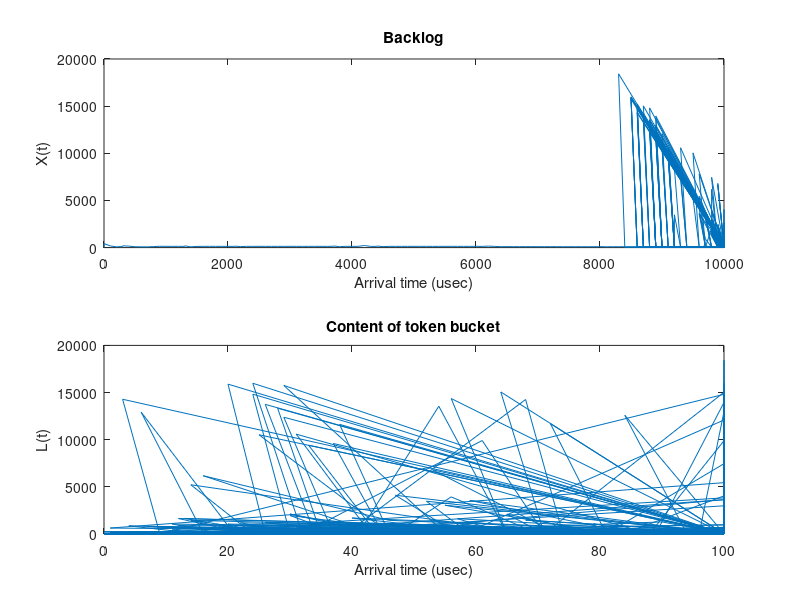

The MATLAB source for this figure:
clc; clear all; clf;
%%%%%%%%%%%%%%%%%%%%%%%%%%%%%%%%%%%%%%%%%%%%%%%%%%%%%%%%%%%%%%%%%%%
% Time unit: micro seconds 
% Packet size: bytes
%%%%%%%%%%%%%%%%%%%%%%%%%%%%%%%%%%%%%%%%%%%%%%%%%%%%%%%%%%%%%%%%%%%
% Reading trace, output and bucket_ex file
%[packet_no_bucket, time_bucket, packetsize_bucket] = textread('./ex3/bucket_ex3.txt', '%f %f %f');

[time, size, backlog, content] = textread('./ex1/bucket_ex1.txt', '%f %f %f %f');

count_bucket = length(backlog);

% Make plot
figure(1); 
%plot(cumulative_time_token, cumulative_token,time_gen, cumulative_gen,cumulative_time_sink, cumulative_sink);

subplot(2,1,1);plot(backlog, time);
title('Backlog');
xlabel('Arrival time (usec)');
ylabel('X(t)');

subplot(2,1,2);plot(content, time);
title('Content of token bucket');
xlabel('Arrival time (usec)');
ylabel('L(t)');

